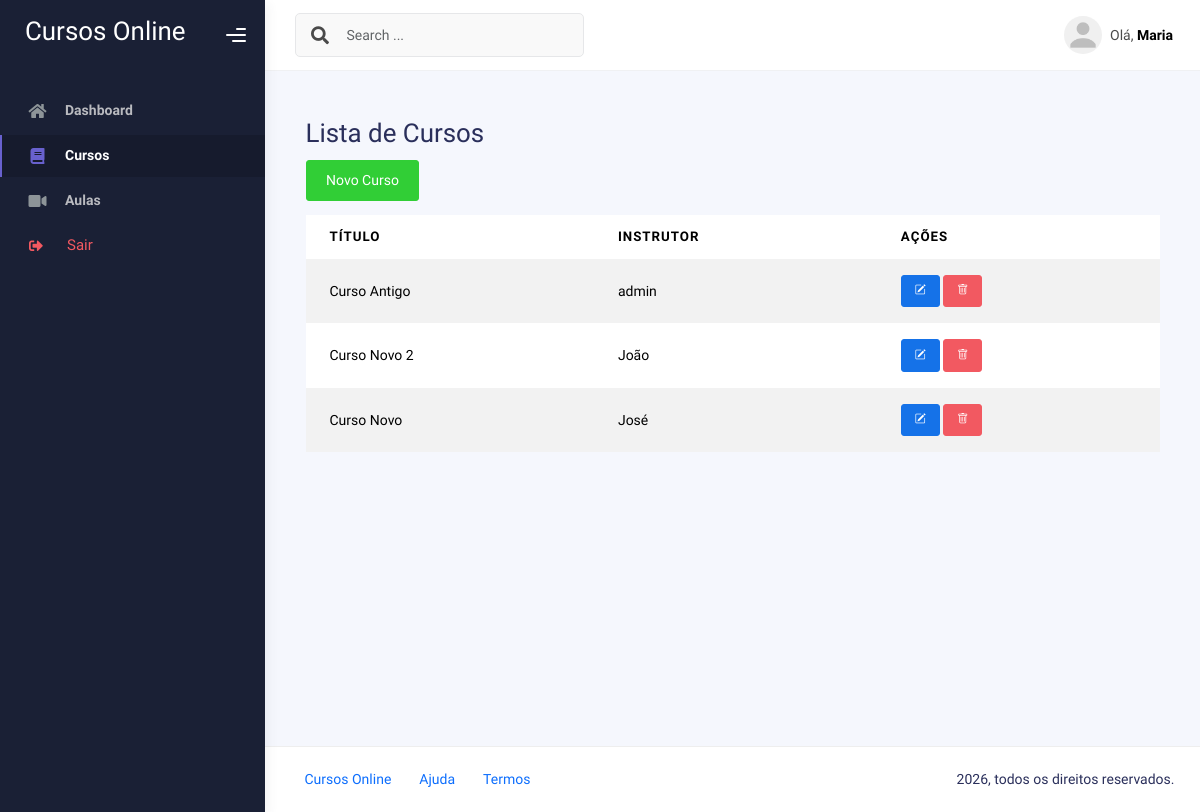
Before: /cursos/ (signed in) with the older database file.
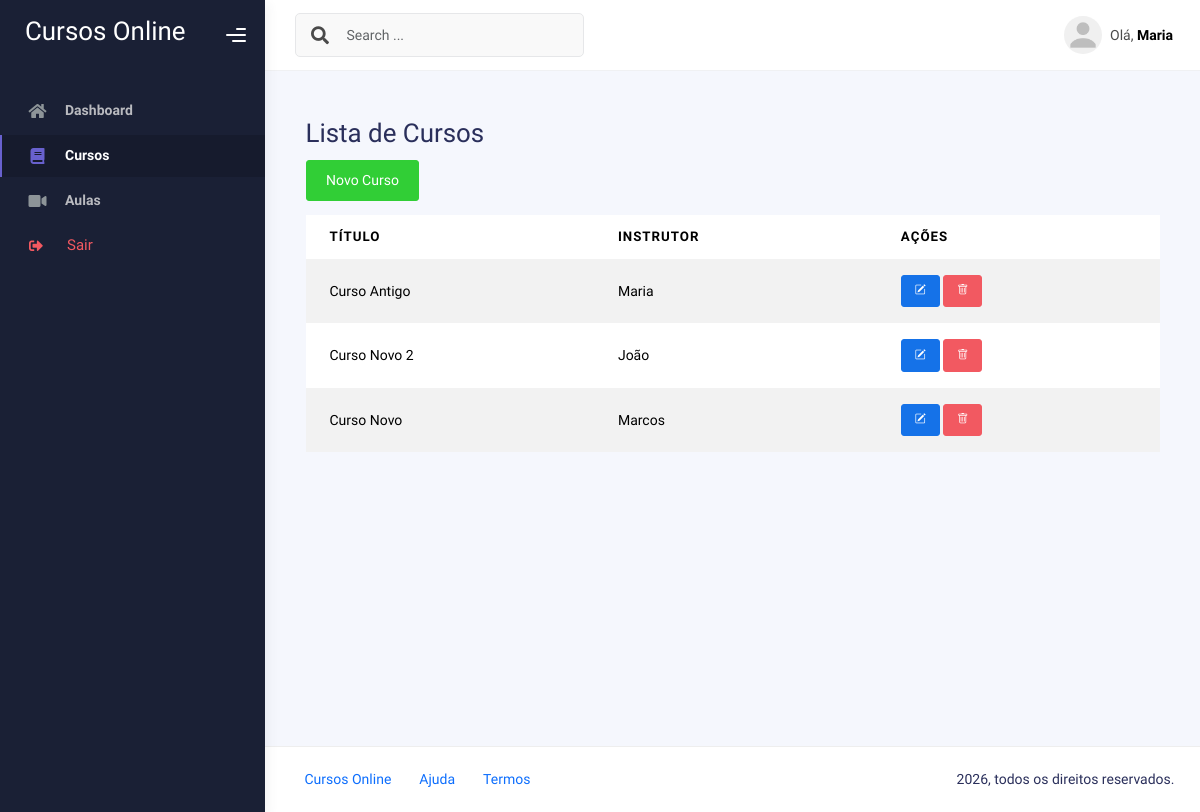
After: the same page with the newer database file.
### core/models.py (models this page shows, shortened)
class Curso(models.Model):
    titulo = models.CharField(max_length=100)
    descricao = models.TextField()
    instrutor = models.ForeignKey(User, on_delete=models.CASCADE, related_name='cursos')
    data_criacao = models.DateTimeField(auto_now_add=True)

### core/views.py (the view)
# urls.py: path('cursos/', views.curso_list, name='curso_list'),
@login_required
def curso_list(request):
    cursos = Curso.objects.all()
    return render(request, 'core/curso_list.html', {'cursos': cursos})

### templates/core/curso_list.html (shortened to what this page needs)
{% extends 'base.html' %}
{% block content %}
  <div class="container mt-4">
    <h2>Lista de Cursos</h2>
    <a href="{% url 'curso_form' %}" class="btn btn-success mb-3">Novo Curso</a>
    <div class="table-responsive">
      <table class="table table-striped">
        <thead>
          <tr>
            <th data-label="Título">Título</th>
            <th data-label="Instrutor">Instrutor</th>
            <th data-label="Ações">Ações</th>
          </tr>
        </thead>
        <tbody>
          {% for curso in cursos %}
            <tr>
              <td data-label="Título">{{ curso.titulo }}</td>
              <td data-label="Instrutor">{{ curso.instrutor.username }}</td>
              <td data-label="Ações">
                <div class="table-actions">
                  <a href="{% url 'curso_edit' curso.pk %}" class="btn btn-sm btn-primary" title="Editar">
                    <i class="bi bi-pencil-square btn-action-icon"></i>
                  </a>
                  <a href="{% url 'curso_delete' curso.pk %}" class="btn btn-sm btn-danger" title="Excluir">
                    <i class="bi bi-trash btn-action-icon"></i>
                  </a>
                </div>
              </td>
            </tr>
          {% empty %}
            <tr>
              <td colspan="3">Nenhum curso encontrado.</td>
            </tr>
          {% endfor %}
        </tbody>
      </table>
    </div>
  </div>
{% endblock %}

### templates/base.html (shortened to what this page needs)
{% load static %}
<!DOCTYPE html>
<html lang="pt-br">
  <head>
    <link rel="stylesheet" href="{% static 'assets/css/bootstrap.min.css' %}" />
    <link rel="stylesheet" href="{% static 'assets/css/plugins.min.css' %}" />
    <link rel="stylesheet" href="{% static 'assets/css/kaiadmin.min.css' %}" />
    <link rel="stylesheet" href="{% static 'assets/css/demo.css' %}" />
    <link rel="stylesheet" href="{% static 'assets/css/mobile.css' %}" />
    <link rel="stylesheet" href="https://cdn.jsdelivr.net/npm/bootstrap-icons@1.8.0/font/bootstrap-icons.css">
  </head>
  <body>
    <div class="wrapper">
      {% if user.is_authenticated %}
      <div class="sidebar" data-background-color="dark">
        <div class="Cursos Online">
          <div class="logo-header" data-background-color="dark">
            <a href="{% url 'dashboard' %}" class="logo">
              <h2 style="color: white;">
                Cursos Online
              </h2>
            </a>
            <div class="nav-toggle">
              <button class="btn btn-toggle toggle-sidebar">
                <i class="gg-menu-right"></i>
              </button>
            </div>
          </div>
        </div>
        <div class="sidebar-wrapper scrollbar scrollbar-inner">
          <div class="sidebar-content">
            <ul class="nav nav-secondary">
              <li class="nav-item {% if request.resolver_match.url_name == 'dashboard' %}active{% endif %}">
                <a href="{% url 'dashboard' %}">
                  <i class="fas fa-home"></i>
                  <p>Dashboard</p>
                </a>
              </li>
              <li class="nav-item {% if 'curso' in request.resolver_match.url_name %}active{% endif %}">
                <a href="{% url 'curso_list' %}">
                  <i class="fas fa-book"></i>
                  <p>Cursos</p>
                </a>
              </li>
              <li class="nav-item {% if 'aula' in request.resolver_match.url_name %}active{% endif %}">
                <a href="{% url 'aula_list' %}">
                  <i class="fas fa-video"></i>
                  <p>Aulas</p>
                </a>
              </li>
             <li class="nav-item">
              <form action="{% url 'logout' %}" method="post" class="d-flex align-items-center w-100">
                <button type="submit" class="nav-link text-danger bg-transparent border-0 w-100 text-start d-flex justify-content-between align-items-center">
                  <div class="d-flex align-items-center" style="margin-left: 15px;">
                    <i class="fas fa-sign-out-alt"></i>
                    <p class="mb-0 ms-3">Sair</p>
                  </div>
                </button>
              </form>
            </li>
            </ul>
          </div>
        </div>
      </div>
      {% endif %}
      <div class="main-panel">
        <div class="main-header">
          <nav class="navbar navbar-header navbar-header-transparent navbar-expand-lg border-bottom">
            <div class="container-fluid">
              <nav class="navbar navbar-header-left navbar-expand-lg navbar-form nav-search p-0 d-none d-lg-flex">
                <div class="input-group">
                  <div class="input-group-prepend">
                    <button type="submit" class="btn btn-search pe-1">
                      <i class="fa fa-search search-icon"></i>
                    </button>
                  </div>
                  <input
                    type="text"
                    placeholder="Search ..."
                    class="form-control"
                  />
                </div>
              </nav>
              <ul class="navbar-nav topbar-nav ms-md-auto align-items-center">
                {% if user.is_authenticated %}
                <li class="nav-item topbar-user dropdown hidden-caret">
                  <a
                    class="dropdown-toggle profile-pic"
                    data-bs-toggle="dropdown"
                    href="#"
                    aria-expanded="false"
                  >
                    <div class="avatar-sm">
                      <img
                        src="{% static 'assets/img/profile.png' %}"
                        alt="..."
                        class="avatar-img rounded-circle"
                      />
                    </div>
                    <span class="profile-username">
                      <span class="op-7">Olá,</span>
                      <span class="fw-bold">{{ user.username }}</span>
                    </span>
                  </a>
                </li>
                {% endif %}
              </ul>
            </div>
          </nav>
        </div>
        <div class="container">
          <div class="page-inner">
            {% block content %}
            {% endblock %}
          </div>
        </div>
        <footer class="footer">
          <div class="container-fluid d-flex justify-content-between">
            <nav class="pull-left">
              <ul class="nav">
                <li class="nav-item">
                  <a class="nav-link" href="#">
                    Cursos Online
                  </a>
                </li>
                <li class="nav-item">
                  <a class="nav-link" href="#"> Ajuda </a>
                </li>
                <li class="nav-item">
                  <a class="nav-link" href="#"> Termos </a>
                </li>
              </ul>
            </nav>
            <div class="copyright">
              {% now "Y" %}, todos os direitos reservados.
            </div>
          </div>
        </footer>
  </body>
</html>

### static/assets/css/demo.css (style rules this page uses)
.nav-secondary .nav-item .nav-link { display: flex; align-items: center; justify-content: space-between; }
.nav-secondary .nav-item .nav-link i { margin-right: 10px; }

Changed rows visible on the page:
changed Curso "Curso Antigo": instrutor.username "admin" → "Maria"
changed Curso "Curso Novo": instrutor.username "José" → "Marcos"
